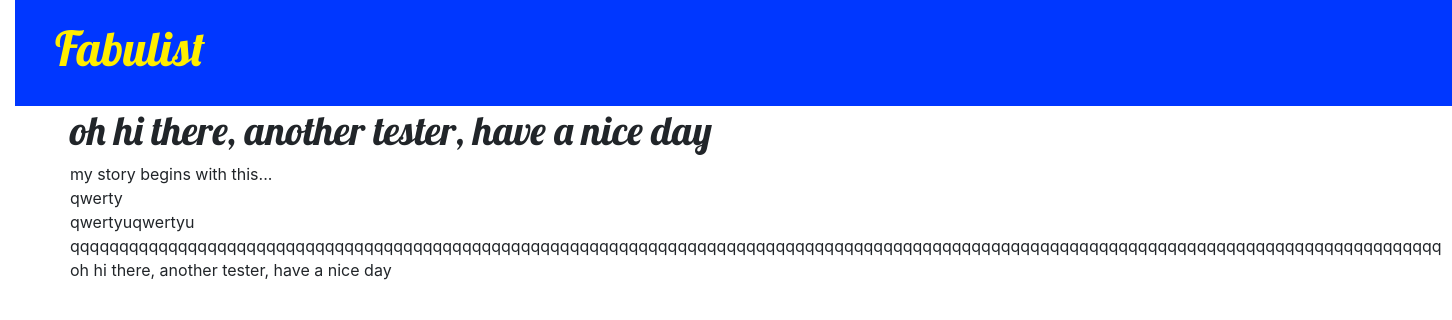
/story_list/story/21/, run on the app's committed database.
### car/models.py (models this page shows, shortened)
class Story(models.Model):
    text = models.TextField()
    last_added_text = models.TextField(max_length=140)
    first_added_text_or_name = models.TextField(max_length=140)
    finished = models.BooleanField(default=False)
    contributors = models.ManyToManyField(User)
    count = models.IntegerField(default=0)

### car/views.py (the view)
# urls.py: path('story_list/story/<int:pk>/', views.story_detail, name='story_detail'),
def story_detail(request, pk):
    story = get_object_or_404(Story, pk=pk)
    return render(request, 'story/story_detail.html', {'story': story})

### car/templates/story/story_detail.html (shortened to what this page needs)
{% extends 'car/base.html' %}
{% block content %}
    <div class="story">
        <h1>{{ story.last_added_text }}</h1>
        <p>{{ story.text|linebreaksbr }}</p>
    </div>
{% endblock %}

### car/static/css/car.css (style rules this page uses)
body { padding-left: 15px; }
h1, h2, h3, h4 { font-family: 'Lobster', cursive; }

### data on the page
Story: last_added_text "oh hi there, another tester, have a nice day", text "my story begins with this... qwerty qwertyuqwertyu qqqqqqqqqqqqqqqqqqqqqqqqqqqqqqqqqqqqqqqqqqqqqqqqqqqqqqqqqqqqqqqqqqqqqqqqqqqqqqqqqqqqqqqqqqqqqqqqqqqqqqqqqqqqqqqqqqqqqqqqqqqqqqqqqqqqqqqqqqqq oh hi there, another tester, have a nice day"
